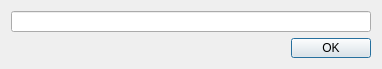
<?xml version="1.0" encoding="UTF-8"?>
<ui version="4.0">
 <class>FATXPathGenDialog</class>
 <widget class="QDialog" name="FATXPathGenDialog">
  <property name="geometry">
   <rect>
    <x>0</x>
    <y>0</y>
    <width>382</width>
    <height>69</height>
   </rect>
  </property>
  <property name="minimumSize">
   <size>
    <width>382</width>
    <height>69</height>
   </size>
  </property>
  <property name="windowTitle">
   <string>FATX File Path Tool</string>
  </property>
  <property name="windowIcon">
   <iconset resource="Resources.qrc">
    <normaloff>:/Images/Leaner24.png</normaloff>:/Images/Leaner24.png</iconset>
  </property>
  <layout class="QVBoxLayout" name="verticalLayout">
   <item>
    <widget class="QLineEdit" name="txtPath">
     <property name="readOnly">
      <bool>true</bool>
     </property>
    </widget>
   </item>
   <item>
    <layout class="QHBoxLayout" name="horizontalLayout">
     <item>
      <spacer name="horizontalSpacer">
       <property name="orientation">
        <enum>Qt::Horizontal</enum>
       </property>
       <property name="sizeHint" stdset="0">
        <size>
         <width>40</width>
         <height>20</height>
        </size>
       </property>
      </spacer>
     </item>
     <item>
      <widget class="QPushButton" name="pushButton">
       <property name="text">
        <string>OK</string>
       </property>
      </widget>
     </item>
    </layout>
   </item>
  </layout>
 </widget>
 <resources>
  <include location="Resources.qrc"/>
 </resources>
 <connections/>
</ui>
